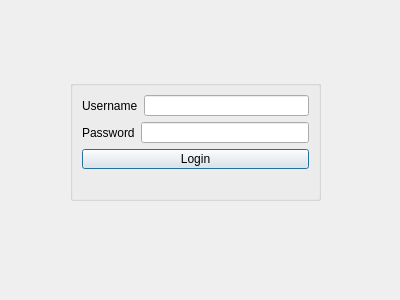
<?xml version="1.0" encoding="UTF-8"?>
<ui version="4.0">
 <class>LoginWindow</class>
 <widget class="QDialog" name="LoginWindow">
  <property name="geometry">
   <rect>
    <x>0</x>
    <y>0</y>
    <width>400</width>
    <height>300</height>
   </rect>
  </property>
  <property name="windowTitle">
   <string>Log in</string>
  </property>
  <widget class="QGroupBox" name="groupBox">
   <property name="geometry">
    <rect>
     <x>70</x>
     <y>80</y>
     <width>251</width>
     <height>121</height>
    </rect>
   </property>
   <property name="title">
    <string/>
   </property>
   <layout class="QVBoxLayout" name="verticalLayout">
    <item>
     <layout class="QHBoxLayout" name="horizontalLayout">
      <item>
       <widget class="QLabel" name="label">
        <property name="text">
         <string>Username</string>
        </property>
       </widget>
      </item>
      <item>
       <widget class="QLineEdit" name="Username_lineEdit"/>
      </item>
     </layout>
    </item>
    <item>
     <layout class="QHBoxLayout" name="horizontalLayout_2">
      <item>
       <widget class="QLabel" name="label_2">
        <property name="text">
         <string>Password</string>
        </property>
       </widget>
      </item>
      <item>
       <widget class="QLineEdit" name="Password_lineEdit"/>
      </item>
     </layout>
    </item>
    <item>
     <widget class="QPushButton" name="Login_Button">
      <property name="text">
       <string>Login</string>
      </property>
     </widget>
    </item>
    <item>
     <widget class="QLabel" name="label_status">
      <property name="text">
       <string/>
      </property>
     </widget>
    </item>
   </layout>
  </widget>
 </widget>
 <resources/>
 <connections/>
</ui>
